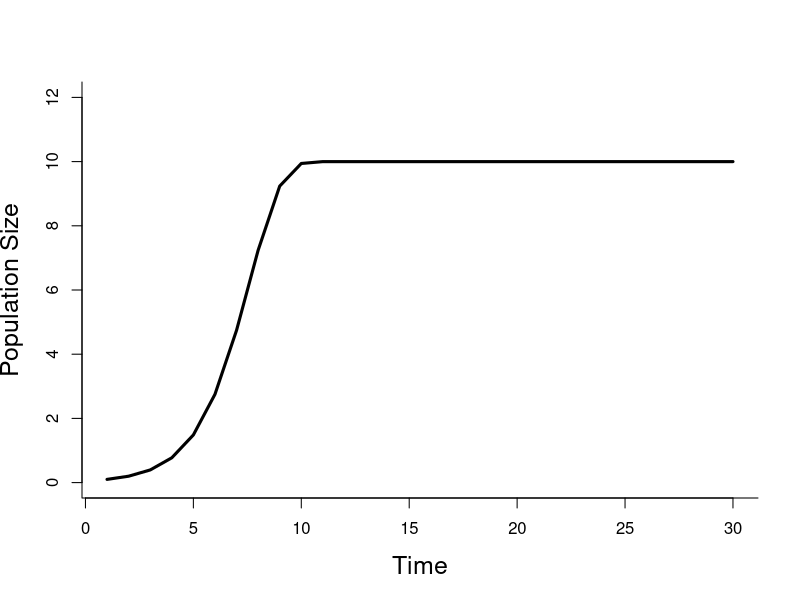
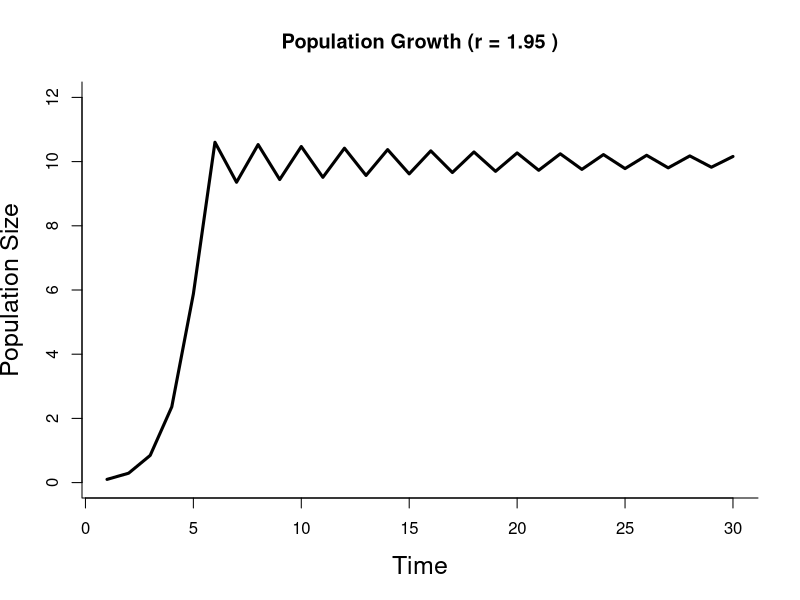
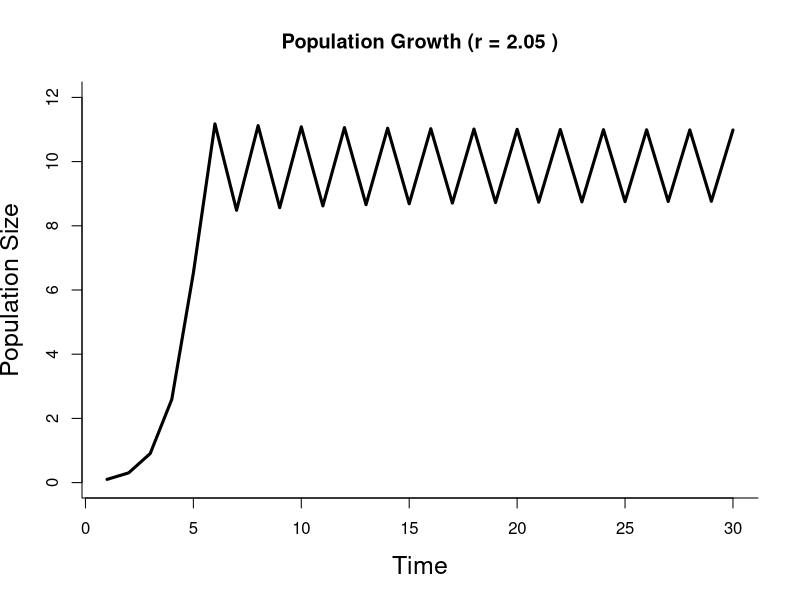
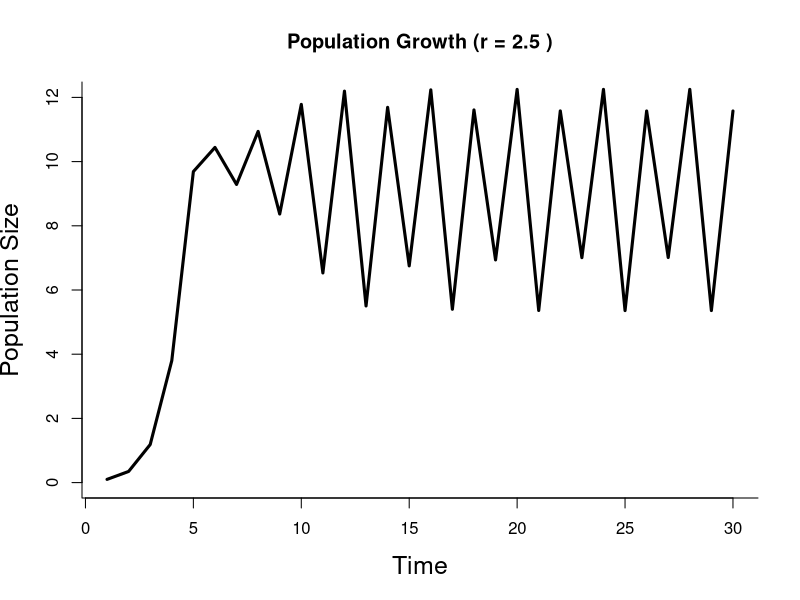
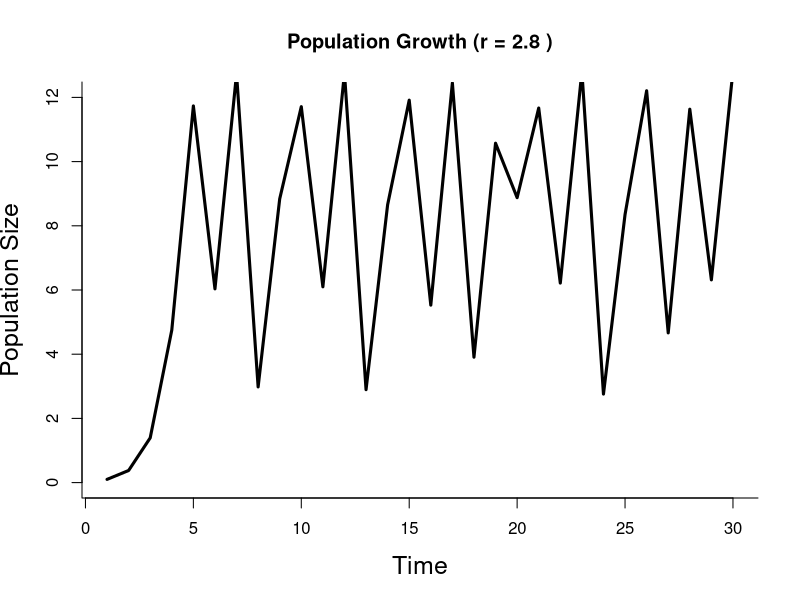
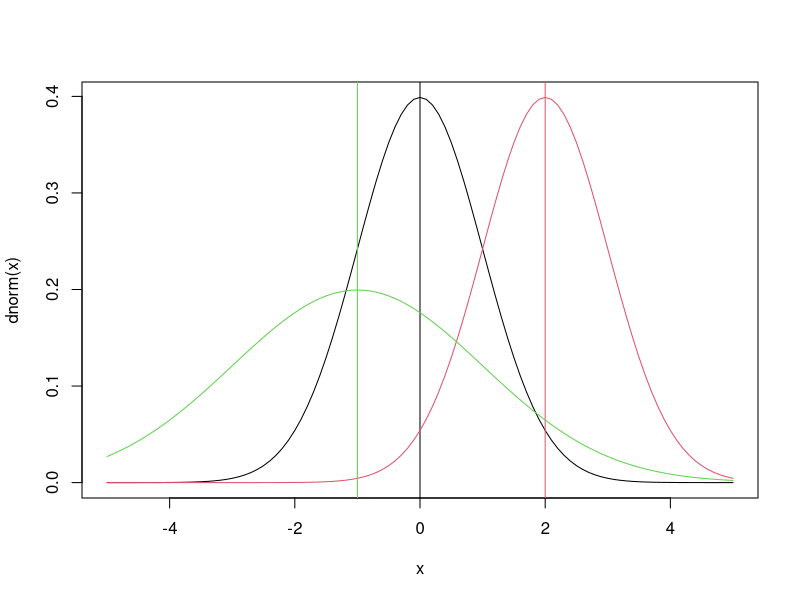
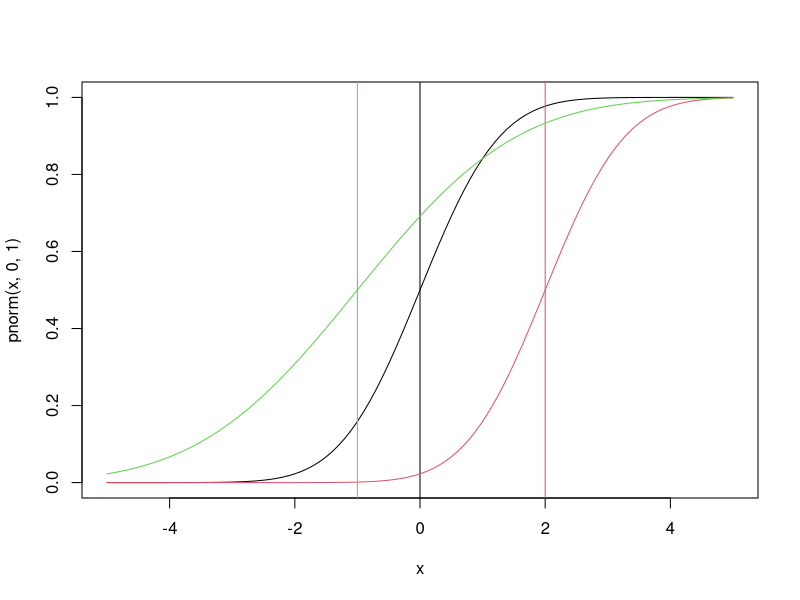
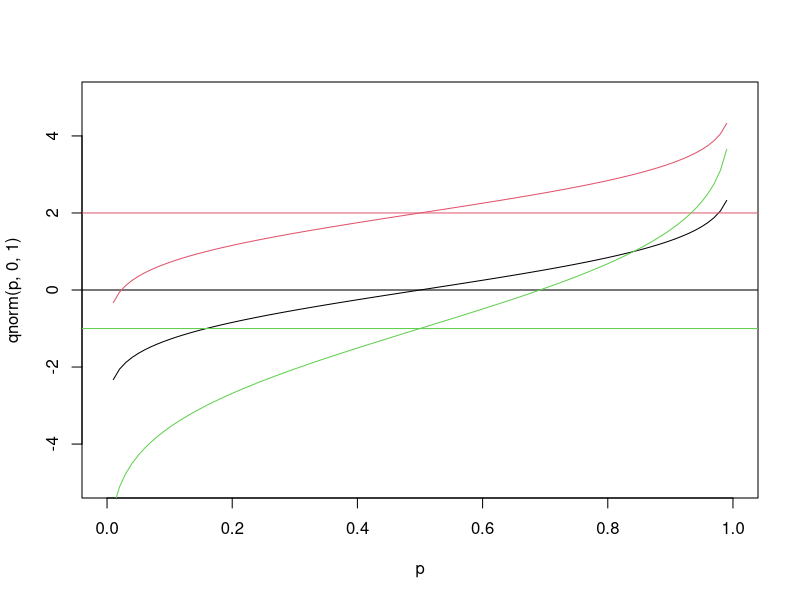

The R source for these figures, in order:
## ---- chunk 1
r = 1         ## intrinsic growth rate
K = 10        ## carrying capacity      
n0 = .1       ## initial population size
NT = 30       ## number of time steps to simulate
time = 1:NT
## ---- chunk 2
n = rep(n0,NT)    ## vector to store results
for(t in 2:NT){
  n[t] = n[t-1] + r*n[t-1]*(1-n[t-1]/K)
}
## ---- chunk 3
plot(time,n,ylim=c(0,12),lwd=3,type='l',
     bty='l',cex.lab=1.5,
     xlab="Time",ylab="Population Size")
## ---- chunk 4
dif_rs = c(1.95, 2.05, 2.5, 2.8)
K = 10        ## carrying capacity      
n0 = .1       ## initial population size
NT = 30       ## number of time steps to simulate
time = 1:NT

for(r in dif_rs){
  n = rep(n0,NT)    ## vector to store results
  for(t in 2:NT){
  n[t] = n[t-1] + r*n[t-1]*(1-n[t-1]/K)
  }
  
  plot(time,n,ylim=c(0,12),lwd=3,type='l',
     bty='l',cex.lab=1.5,
     xlab="Time",ylab="Population Size")
  
  title(main = paste("Population Growth (r =", r, ")"))
}

## ---- chunk 5
x = seq(-5,5,by=0.1)
plot(x,dnorm(x),type='l')  		## that’s a lowercase “L” for “line”
abline(v=0)				          	## add a line to indicate the mean (“v” is for “vertical”)
lines(x,dnorm(x,2),col=2)			## try changing the mean (“col” sets the color)
abline(v=2,col=2)
lines(x,dnorm(x,-1,2),col=3)	## try changing the mean and standard dev
abline(v=-1,col=3)
## ---- chunk 6
plot(x,pnorm(x,0,1),type='l')
abline(v=0)
lines(x,pnorm(x,2,1),col=2)
abline(v=2,col=2)
lines(x,pnorm(x,-1,2),col=3)
abline(v=-1,col=3)
## ---- chunk 7
p = seq(0,1,by=0.01)
plot(p,qnorm(p,0,1),type='l',ylim=range(x))    # ylim sets the y-axis range
# range returns the min/max as a 2-element vector
abline(h=0)						# “h” for “horizontal”
lines(p,qnorm(p,2,1),col=2)
abline(h=2,col=2)
lines(p,qnorm(p,-1,2),col=3)
abline(h=-1,col=3)
## ---- chunk 8
qnorm(c(0.025,0.975),0,1)		    # what width CI is specified by these values?
plot(p,qnorm(p,0,1),type='l',ylim=range(x))
abline(v=c(0.025,0.975),lty=2)	# add vertical lines at the CI
abline(h=qnorm(c(0.025,0.975)),lty=2)	#add horizontal lines at the threshold vals
plot(x,dnorm(x,0,1),type='l')		# plot the corresponding pdf
abline(v=qnorm(c(0.025,0.975)),lty=2)
## ---- chunk 9
n = c(10,100,1000,10000)	# sequence of sample sizes
for(i in 1:4){			# loop over these sample sizes
  hist(rnorm(n[i]),main=n[i],probability=TRUE,breaks=40)  
				#here breaks defines number of bins in the histogram
  lines(x,dnorm(x),col=2)
}
## ---- chunk 10
?qpois
## ---- chunk 11
## PDF Function

x = seq(-10,50,by = 1)
plot(x,dpois(x,lambda = 5),type='s') 

## CDF Function
plot(x,ppois(x,lambda = 5),type='s')

## Quantile
p = seq(0,1,by=0.01)
plot(p,qpois(p,lambda = 5),type='l')

## Histogram samples
n = c(10,100,1000,10000)	# sequence of sample sizes
for(i in 1:4){			# loop over these sample sizes
  hist(rpois(n[i], lambda = 5),main=n[i],probability=TRUE,breaks=x)  
				#here breaks defines number of bins in the histogram
  lines(x-1,dpois(x, lambda = 5),col=2, type='s')
}

## ---- chunk 12
x = rnorm(10000,0,1)
y = x^2

hist(x,main="Original distribution",breaks=40)
abline(v=quantile(x,c(0.025,0.5,0.975)),lty=c(2,1,2),lwd=3,col="orange")
abline(v=mean(x),col="red",lwd=3,lty=3)

hist(y,main="Transformed distribution",breaks=40)
abline(v=quantile(y,c(0.025,0.5,0.975)),lty=c(2,1,2),lwd=3,col="orange")
abline(v=mean(y),col="red",lwd=3,lty=3)
## ---- chunk 13
x = rlnorm(x)
y = sin(x)

hist(x,main="Original distribution",breaks=40)
abline(v=quantile(x,c(0.025,0.5,0.975)),lty=c(2,1,2),lwd=3,col="orange")
abline(v=mean(x),col="red",lwd=3,lty=3)

hist(y,main="Transformed distribution",breaks=40)
abline(v=quantile(y,c(0.025,0.5,0.975)),lty=c(2,1,2),lwd=3,col="orange")
abline(v=mean(y),col="red",lwd=3,lty=3)

print(paste("Mean of x: ", as.character(mean(x))))
print(paste("Median of x: ", as.character(median(x))))
print(paste("95% CI of x: ", as.character(quantile(x,.95))))

print(paste("Mean of y: ", as.character(mean(y))))
print(paste("Median of y: ", as.character(median(y))))
print(paste("95% CI of y: ", as.character(quantile(y,.95))))

## ---- chunk 14
r    = 1.0     ## make sure to return r to it's original value
r.sd = 0.2     ## standard deviation on r
K.sd = 1.0     ## standard deviation on K
NE = 1000      ## Ensemble size
## ---- chunk 15
n = matrix(n0,NE,NT)   # storage for all simulations
rE = rnorm(NE,r,r.sd)  # sample of r
KE = rnorm(NE,K,K.sd)  # sample of K
for(i in 1:NE){        # loop over ensemble members
  for(t in 2:NT){      # for each ensemble member, simulate throught time
    n[i,t] = max(0,n[i,t-1] + rE[i]*n[i,t-1]*(1-n[i,t-1]/KE[i]))
  }
}
## ---- chunk 16
n.stats = apply(n,2,quantile,c(0.025,0.5,0.975))
## ---- chunk 17
ciEnvelope <- function(x,ylo,yhi,col="lightgrey",...){
  polygon(cbind(c(x, rev(x), x[1]), c(ylo, rev(yhi),
  ylo[1])), border = NA,col=col,...) 
}
## ---- chunk 18
hist(rE, main = "Histogram of r", xlab = "r", col = "pink")
hist(KE, main = "Histogram of K", xlab = "K", col = "lightgreen")
## ---- chunk 19
## Using a for loop
plot(1:NT, n[1, ], col = 1, type = "l", ylim = range(apply(n, 2, range)), main = "Sample Trajectories", xlab = "time", ylab = "n")

for(x in 1:10){
  lines(1:NT, n[x,], type = "l", col = x, ylim = range(apply(n, 2, range)))
}

## Online Help Solution
matplot(1:NT, t(n[1:10, ]), type = "l", col = "darkblue", ylim = range(apply(n, 2, range)), main = "Sample Trajectories", xlab = "time", ylab = "n")
## ---- chunk 20
hist(n[, 15], col = "darkorchid", main = "Histogram forecase at t = 15", xlab = "n")
## ---- chunk 21

plot(1:NT, apply(n, 2, median), type = "l", col = "darkred", 
  ylim =  range(apply(n, 2, range)), main = "Sample Trajectories", xlab = "time", ylab = "n")

ciEnvelope(1:NT, n.stats[1, ], n.stats[3, ], col = rgb(1, 0.6, 0.8, alpha = 0.25))

## ---- chunk 22
r = 0.3
n0.sd = 0.6
n0s = rlnorm(NE,log(n0),n0.sd)
n = matrix(n0s,NE,NT)
for(i in 1:NE){
  for(t in 2:NT){
    n[i,t] = max(0,n[i,t-1] + r*n[i,t-1]*(1-n[i,t-1]/K))
  }
}
